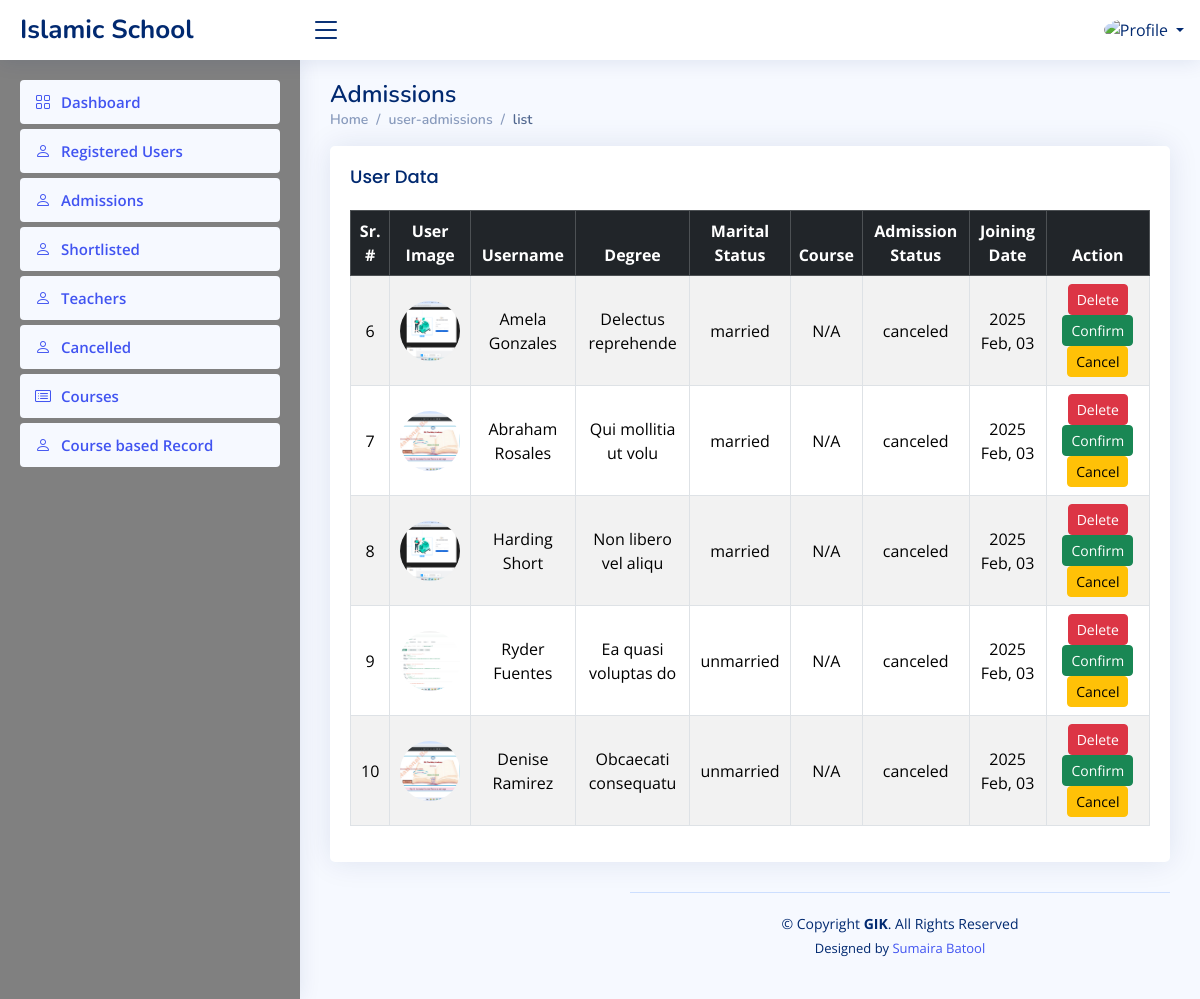
Screenshot of /backend/user-admissions.php (signed in) with the database file from the repository.
### tables this page shows
CREATE TABLE `admissions` (
  `id` int(11) NOT NULL,
  `userimage` varchar(255) DEFAULT NULL,
  `username` varchar(255) NOT NULL,
  `useremail` varchar(255) NOT NULL,
  `qulification` varchar(255) DEFAULT NULL,
  `village` varchar(255) DEFAULT NULL,
  `phone` varchar(20) DEFAULT NULL,
  `status` enum('married','unmarried') NOT NULL,
  `adm_status` varchar(50) DEFAULT 'pending',
  `course_id` int(11) DEFAULT NULL,
  `created_at` timestamp NOT NULL DEFAULT current_timestamp(),
  `fathername` varchar(255) NOT NULL,
  `age` int(11) NOT NULL,
  `district` varchar(255) NOT NULL,
  `gender` enum('male','female','other') NOT NULL,
  `paddress` text NOT NULL,
  `languages` longtext NOT NULL CHECK (json_valid(`languages`))
);

### backend/user-admissions.php (the view, shortened to what this page needs)
<?php
include('header.php');
require_once("../includes/config.php");
?>
<div class="pagetitle">
    <h1>Admissions</h1>
    <nav>
        <ol class="breadcrumb">
            <li class="breadcrumb-item"><a href="index.php">Home</a></li>
            <li class="breadcrumb-item">user-admissions</li>
            <li class="breadcrumb-item active">list</li>
        </ol>
    </nav>
</div>
<section class="section">
    <div class="row">
        <div class="col-lg-12">
            <div class="card">
                <div class="card-body table-responsive">
                    <h5 class="card-title">User Data</h5>
                    <table class="table table-bordered table-striped align-middle text-center datatable">
                        <thead class="table-dark">
                            <tr>
                                <th>Sr. #</th>
                                <th>User Image</th>
                                <th>Username</th>
                                <th>Degree</th>
                                <th>Marital Status</th>
                                <th>Course</th>
                                <th>Admission Status</th>
                                <th>Joining Date</th>
                                <th>Action</th>
                            </tr>
                        </thead>
                        <tbody>
                            <?php
                            $sql = "SELECT
                                        a.id,
                                        a.userimage,
                                        a.username,
                                        a.qulification,
                                        a.status,
                                        a.adm_status,
                                        a.created_at,
                                        c.sub_name
                                    FROM
                                        admissions a
                                    LEFT JOIN
                                        corses c
                                    ON
                                        a.course_id = c.id
                                    ORDER BY
                                        a.id ASC";
                            $result = $conn->query($sql);
                            if ($result->num_rows > 0) {
                                while ($row = $result->fetch_assoc()) {
                                    $imagePath = "../frontend/" . $row['userimage'];
                            ?>
                                    <tr>
                                        <td><?= htmlspecialchars($row["id"] ?? 'unknown') ?></td>
                                        <td>
                                            <img src="<?= htmlspecialchars($imagePath, ENT_QUOTES, 'UTF-8') ?>" class="rounded-circle" alt="User Image" style="width: 60px; height: 60px; object-fit: cover;">
                                        </td>
                                        <td><?= htmlspecialchars($row['username'] ?? 'unknown') ?></td>
                                        <td><?= htmlspecialchars($row['qulification'] ?? 'unknown') ?></td>
                                        <td><?= htmlspecialchars($row['status'] ?? 'unknown') ?></td>
                                        <td><?= htmlspecialchars($row['sub_name'] ?? 'N/A') ?></td>
                                        <td><?= htmlspecialchars($row['adm_status'] ?? 'pending') ?></td>
                                        <td><?= htmlspecialchars(date('Y M, d', strtotime($row["created_at"] ?? 'now'))) ?></td>
                                        <td>
                                            <a href="admission-delete.php?id=<?= $row["id"] ?>" class="btn btn-sm btn-danger">Delete</a>
                                            <a href="admission-confirm.php?id=<?= $row["id"] ?>" class="btn btn-sm btn-success">Confirm</a>
                                            <a href="admission-cancel.php?id=<?= $row["id"] ?>" class="btn btn-sm btn-warning">Cancel</a>
                                        </td>
                                    </tr>
                            <?php
                                }
                            } else {
                                echo "<tr><td colspan='12'>No records found</td></tr>";
                            }
                            ?>
                        </tbody>
                    </table>
                </div>
            </div>
        </div>
    </div>
</section>
<?php include('footer.php'); ?>

### backend/header.php (shortened to what this page needs)
<!DOCTYPE html>
<html lang="en">
<head>
  <link href="assets/vendor/bootstrap/css/bootstrap.min.css" rel="stylesheet">
  <link href="assets/vendor/bootstrap-icons/bootstrap-icons.css" rel="stylesheet">
  <link href="assets/vendor/boxicons/css/boxicons.min.css" rel="stylesheet">
  <link href="assets/vendor/quill/quill.snow.css" rel="stylesheet">
  <link href="assets/vendor/quill/quill.bubble.css" rel="stylesheet">
  <link href="assets/vendor/remixicon/remixicon.css" rel="stylesheet">
  <link href="assets/vendor/simple-datatables/style.css" rel="stylesheet">
  <link href="assets/css/style.css" rel="stylesheet">
</head>
<body>
  <header id="header" class="header fixed-top d-flex align-items-center" >
    <div class="d-flex align-items-center justify-content-between">
      <a href="index.php" class="logo d-flex align-items-center">
        <span class="d-none d-lg-block">Islamic School</span>
      </a>
      <i class="bi bi-list toggle-sidebar-btn"></i>
    </div>
    <nav class="header-nav ms-auto" >
      <ul class="d-flex align-items-center">
        <li class="nav-item dropdown pe-3">
          <a class="nav-link nav-profile d-flex align-items-center pe-0" href="#" data-bs-toggle="dropdown">
            <img src="../frontend/imgs/kaneez-fatima.jpeg" alt="Profile" class="rounded-circle">
            <span class="d-none d-md-block dropdown-toggle ps-2"><?= $_SESSION['userInfo']['username'] ?? '' ?></span>
          </a>
        </li>
      </ul>
    </nav>
  </header>
  <aside id="sidebar" class="sidebar" style="background-color:rgb(128, 128, 128);">
    <ul class="sidebar-nav" id="sidebar-nav">
        <li class="nav-item">
            <a class="nav-link" href="index.php">
                <i class="bi bi-grid"></i>
                <span>Dashboard</span>
            </a>
        </li>
        <?php if ($_SESSION['role'] === 'Admin'): ?>
            <li class="nav-item">
                <a class="nav-link" href="users.php">
                    <i class="bi bi-person"></i>
                    <span>Registered Users</span>
                </a>
            </li>
            <li class="nav-item">
                <a class="nav-link" href="user-admissions.php">
                    <i class="bi bi-person"></i>
                    <span>Admissions</span>
                </a>
            </li>
            <li class="nav-item">
                <a class="nav-link" href="shortlisted-student.php">
                    <i class="bi bi-person"></i>
                    <span>Shortlisted</span>
                </a>
            </li>
            <li class="nav-item">
                <a class="nav-link" href="teachers.php">
                    <i class="bi bi-person"></i>
                    <span>Teachers</span>
                </a>
            </li>
            <li class="nav-item">
                <a class="nav-link" href="cancelled-admission-student.php">
                    <i class="bi bi-person"></i>
                    <span>Cancelled</span>
                </a>
            </li>
            <li class="nav-item">
                <a class="nav-link" href="courses.php">
                    <i class="bi bi-card-list"></i>
                    <span>Courses</span>
                </a>
            </li>
            <li class="nav-item">
                <a class="nav-link" href="records.php">
                    <i class="bi bi-person"></i>
                    <span>Course based Record</span>
                </a>
            </li>
        <?php endif; ?>
    </ul>
</aside>
  <main id="main" class="main">

### backend/footer.php (shortened to what this page needs)
 <footer id="footer" class="footer">
    <div class="copyright">
      &copy; Copyright <strong><span>GIK</span></strong>. All Rights Reserved
    </div>
    <div class="credits">
      Designed by <a href="https://bootstrapmade.com/">Sumaira Batool</a>
    </div>
  </footer>
</body>
</html>

### backend/assets/css/style.css (style rules this page uses)
:root { scroll-behavior: smooth; }
body { font-family: "Open Sans", sans-serif; background: #f6f9ff; color: #444444; }
a { color: #4154f1; text-decoration: none; }
h1, h2, h3, h4, h5, h6 { font-family: "Nunito", sans-serif; }
#main { margin-top: 60px; padding: 20px 30px; transition: all 0.3s; }
.pagetitle { margin-bottom: 10px; }
.pagetitle h1 { font-size: 24px; margin-bottom: 0; font-weight: 600; color: #012970; }
.card { margin-bottom: 30px; border: none; border-radius: 5px; box-shadow: 0px 0 30px rgba(1, 41, 112, 0.1); }
.card-title { padding: 20px 0 15px 0; font-size: 18px; font-weight: 500; color: #012970; font-family: "Poppins", sans-serif; }
.card-body { padding: 0 20px 20px 20px; }
.breadcrumb { font-size: 14px; font-family: "Nunito", sans-serif; color: #899bbd; font-weight: 600; }
.breadcrumb a { color: #899bbd; transition: 0.3s; }
.breadcrumb .breadcrumb-item::before { color: #899bbd; }
.breadcrumb .active { color: #51678f; font-weight: 600; }
.logo { line-height: 1; }
@media (min-width: 1200px) { .logo { width: 280px; } }
.logo span { font-size: 26px; font-weight: 700; color: #012970; font-family: "Nunito", sans-serif; }
.header { transition: all 0.5s; z-index: 997; height: 60px; box-shadow: 0px 2px 20px rgba(1, 41, 112, 0.1); background-color: #fff; padding-left: 20px; }
.header .toggle-sidebar-btn { font-size: 32px; padding-left: 10px; cursor: pointer; color: #012970; }
.header-nav ul { list-style: none; }
.header-nav>ul { margin: 0; padding: 0; }
.header-nav .nav-profile { color: #012970; }
.header-nav .nav-profile img { max-height: 36px; }
.header-nav .nav-profile span { font-size: 14px; font-weight: 600; }
.sidebar { position: fixed; top: 60px; left: 0; bottom: 0; width: 300px; z-index: 996; transition: all 0.3s; padding: 20px; overflow-y: auto; scrollbar-width: thin; scrollbar-color: #aab7cf transparent; box-shadow: 0px 0px 20px rgba(1, 41, 112, 0.1); background-color: #fff; }
@media (min-width: 1200px) { #main, #footer { margin-left: 300px; } }
.sidebar-nav { padding: 0; margin: 0; list-style: none; }
.sidebar-nav li { padding: 0; margin: 0; list-style: none; }
.sidebar-nav .nav-item { margin-bottom: 5px; }
.sidebar-nav .nav-link { display: flex; align-items: center; font-size: 15px; font-weight: 600; color: #4154f1; transition: 0.3; background: #f6f9ff; padding: 10px 15px; border-radius: 4px; }
.sidebar-nav .nav-link i { font-size: 16px; margin-right: 10px; color: #4154f1; }
.footer { padding: 20px 0; font-size: 14px; transition: all 0.3s; border-top: 1px solid #cddfff; }
.footer .copyright { text-align: center; color: #012970; }
.footer .credits { padding-top: 5px; text-align: center; font-size: 13px; color: #012970; }

### rows the page displays
admissions: id "6", userimage (picture), username "Amela Gonzales", qulification "Delectus reprehende", status "married", sub_name "N/A", adm_status "canceled", created_at "2025 Feb, 03"
admissions: id "7", userimage (picture), username "Abraham Rosales", qulification "Qui mollitia ut volu", status "married", sub_name "N/A", adm_status "canceled", created_at "2025 Feb, 03"
admissions: id "8", userimage (picture), username "Harding Short", qulification "Non libero vel aliqu", status "married", sub_name "N/A", adm_status "canceled", created_at "2025 Feb, 03"
admissions: id "9", userimage (picture), username "Ryder Fuentes", qulification "Ea quasi voluptas do", status "unmarried", sub_name "N/A", adm_status "canceled", created_at "2025 Feb, 03"
admissions: id "10", userimage (picture), username "Denise Ramirez", qulification "Obcaecati consequatu", status "unmarried", sub_name "N/A", adm_status "canceled", created_at "2025 Feb, 03"
